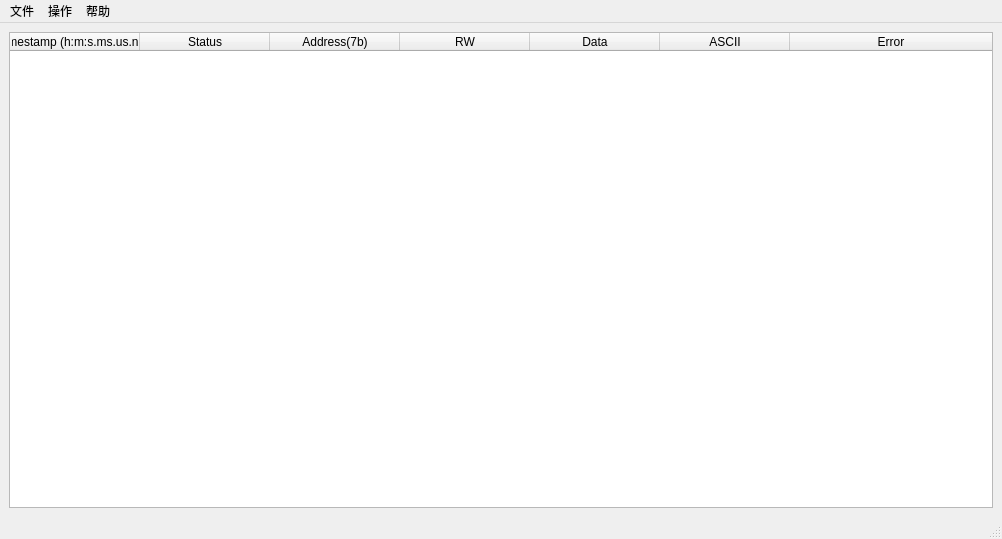
<?xml version="1.0" encoding="UTF-8"?>
<ui version="4.0">
 <class>MainWindow</class>
 <widget class="QMainWindow" name="MainWindow">
  <property name="geometry">
   <rect>
    <x>0</x>
    <y>0</y>
    <width>1002</width>
    <height>539</height>
   </rect>
  </property>
  <property name="windowTitle">
   <string>MainWindow</string>
  </property>
  <widget class="QWidget" name="centralwidget">
   <layout class="QHBoxLayout" name="horizontalLayout_2">
    <item>
     <widget class="QTableWidget" name="tableWidget">
      <property name="enabled">
       <bool>true</bool>
      </property>
      <property name="sizePolicy">
       <sizepolicy hsizetype="Expanding" vsizetype="Expanding">
        <horstretch>1</horstretch>
        <verstretch>1</verstretch>
       </sizepolicy>
      </property>
      <property name="autoScroll">
       <bool>true</bool>
      </property>
      <property name="dragEnabled">
       <bool>false</bool>
      </property>
      <property name="columnCount">
       <number>7</number>
      </property>
      <attribute name="horizontalHeaderVisible">
       <bool>true</bool>
      </attribute>
      <attribute name="horizontalHeaderCascadingSectionResizes">
       <bool>true</bool>
      </attribute>
      <attribute name="horizontalHeaderMinimumSectionSize">
       <number>31</number>
      </attribute>
      <attribute name="horizontalHeaderDefaultSectionSize">
       <number>130</number>
      </attribute>
      <attribute name="horizontalHeaderHighlightSections">
       <bool>true</bool>
      </attribute>
      <attribute name="horizontalHeaderShowSortIndicator" stdset="0">
       <bool>false</bool>
      </attribute>
      <attribute name="horizontalHeaderStretchLastSection">
       <bool>true</bool>
      </attribute>
      <column>
       <property name="text">
        <string>timestamp (h:m:s.ms.us.ns)</string>
       </property>
      </column>
      <column>
       <property name="text">
        <string>Status</string>
       </property>
      </column>
      <column>
       <property name="text">
        <string>Address(7b)</string>
       </property>
      </column>
      <column>
       <property name="text">
        <string>RW</string>
       </property>
      </column>
      <column>
       <property name="text">
        <string>Data</string>
       </property>
      </column>
      <column>
       <property name="text">
        <string>ASCII</string>
       </property>
      </column>
      <column>
       <property name="text">
        <string>Error</string>
       </property>
      </column>
     </widget>
    </item>
   </layout>
  </widget>
  <widget class="QMenuBar" name="menubar">
   <property name="geometry">
    <rect>
     <x>0</x>
     <y>0</y>
     <width>1002</width>
     <height>23</height>
    </rect>
   </property>
   <widget class="QMenu" name="menu">
    <property name="title">
     <string>文件</string>
    </property>
    <addaction name="actionOpenFile"/>
    <addaction name="actionExit"/>
   </widget>
   <widget class="QMenu" name="menu_2">
    <property name="title">
     <string>操作</string>
    </property>
    <addaction name="actionStartProtocol"/>
    <addaction name="actionClearContents"/>
    <addaction name="actionCfgProtocol"/>
   </widget>
   <widget class="QMenu" name="menu_3">
    <property name="title">
     <string>帮助</string>
    </property>
    <addaction name="actionHelp"/>
    <addaction name="actionAbout"/>
   </widget>
   <addaction name="menu"/>
   <addaction name="menu_2"/>
   <addaction name="menu_3"/>
  </widget>
  <widget class="QStatusBar" name="statusbar"/>
  <action name="actionHelp">
   <property name="text">
    <string>帮助</string>
   </property>
  </action>
  <action name="actionAbout">
   <property name="text">
    <string>关于</string>
   </property>
  </action>
  <action name="actionCfgProtocol">
   <property name="text">
    <string>配置协议解析</string>
   </property>
  </action>
  <action name="actionOpenFile">
   <property name="text">
    <string>打开文件</string>
   </property>
  </action>
  <action name="actionExit">
   <property name="text">
    <string>退出</string>
   </property>
  </action>
  <action name="actionClearContents">
   <property name="text">
    <string>清除数据</string>
   </property>
  </action>
  <action name="actionStartProtocol">
   <property name="text">
    <string>开启协议解析</string>
   </property>
  </action>
 </widget>
 <resources/>
 <connections>
  <connection>
   <sender>actionStartProtocol</sender>
   <signal>triggered()</signal>
   <receiver>MainWindow</receiver>
   <slot>startResoveProtocol()</slot>
   <hints>
    <hint type="sourcelabel">
     <x>-1</x>
     <y>-1</y>
    </hint>
    <hint type="destinationlabel">
     <x>611</x>
     <y>283</y>
    </hint>
   </hints>
  </connection>
  <connection>
   <sender>actionOpenFile</sender>
   <signal>triggered()</signal>
   <receiver>MainWindow</receiver>
   <slot>openFile()</slot>
   <hints>
    <hint type="sourcelabel">
     <x>-1</x>
     <y>-1</y>
    </hint>
    <hint type="destinationlabel">
     <x>611</x>
     <y>283</y>
    </hint>
   </hints>
  </connection>
  <connection>
   <sender>actionCfgProtocol</sender>
   <signal>triggered()</signal>
   <receiver>MainWindow</receiver>
   <slot>configureProtocol()</slot>
   <hints>
    <hint type="sourcelabel">
     <x>-1</x>
     <y>-1</y>
    </hint>
    <hint type="destinationlabel">
     <x>611</x>
     <y>283</y>
    </hint>
   </hints>
  </connection>
  <connection>
   <sender>actionClearContents</sender>
   <signal>triggered()</signal>
   <receiver>MainWindow</receiver>
   <slot>clearContents()</slot>
   <hints>
    <hint type="sourcelabel">
     <x>-1</x>
     <y>-1</y>
    </hint>
    <hint type="destinationlabel">
     <x>611</x>
     <y>283</y>
    </hint>
   </hints>
  </connection>
 </connections>
 <slots>
  <slot>openFile()</slot>
  <slot>startResoveProtocol()</slot>
  <slot>configureProtocol()</slot>
  <slot>clearContents()</slot>
 </slots>
</ui>
